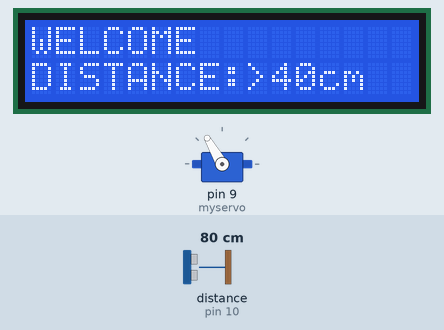
This sketch was run on a simulated Arduino Uno, built with avr-gcc and run on an emulated ATmega328P. Shown: 16×2 character LCD, servo. Wiring (inferred from the names in the program): ultrasonic range finder: trigger pin 13; echo pin 10. Inputs (shaded band) come from the test bench; at power-on: distance to the obstacle (sensor on pin 10) 80 cm. The echo pulse lasts 58.3 µs per cm; what the sketch prints to the serial monitor is not drawn.

Above: at 1.2 s.
1.3 s: distance to the obstacle (sensor on pin 10) set to 23 cm
At 3.6 s:
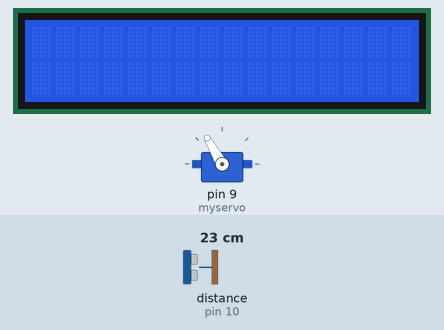
5.6 s: distance to the obstacle (sensor on pin 10) set to 19 cm
At 7.3 s:
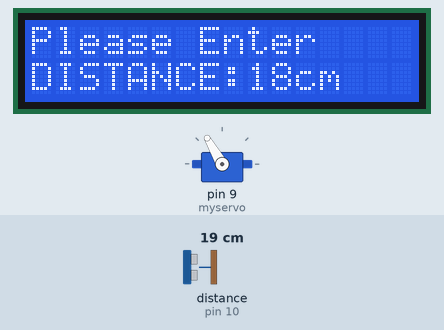
9.9 s: distance to the obstacle (sensor on pin 10) set to 2 cm
At 11.7 s:
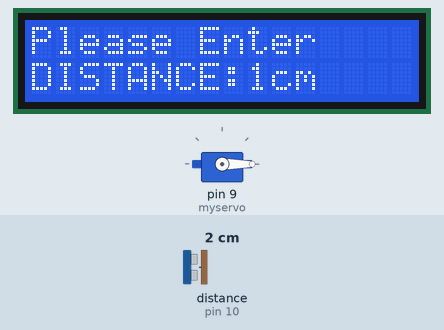
Timing chart, 0 to 13.2 s (numbered marks = the images above; inputs shaded):
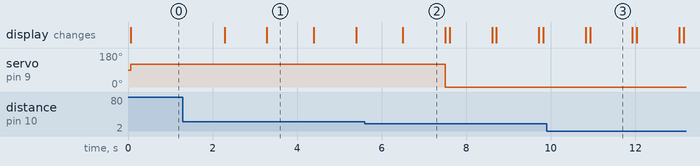

Measured:
- the behaviour switches between 21 and 20 cm on distance to the obstacle (sensor on pin 10) (found by bisection; images 1 and 2)
- after the input at 1.3 s, the display: first changes after 0.99 s (image 1 shows a later state)
- after the input at 5.6 s, servo on pin 9 (myservo): 120° → 0° after 1.9 s; the display: changes after 0.90 s (image 2)
- after the input at 9.9 s, the display: first differs from a run without the input after 1.0 s (image 3)
- what the display in image 1 shows lasts 1.1 s, from 3.3 s to 4.4 s
- what the display in image 2 shows lasts 1.0 s, from 6.5 s to 7.5 s

The sketch:

door.ino
```cpp
#include <LiquidCrystal.h>
#include <Servo.h>
Servo myservo;

const int rs = 12, en = 11, d4 = 5, d5 = 5, d6 = 3, d7 = 2;

LiquidCrystal lcd(rs, en, d4, d5, d6, d7);
int trigPin = 13;
int echoPin = 10;

void setup() {
  pinMode(trigPin, OUTPUT);
  pinMode(echoPin, INPUT);
  lcd.begin(16, 2);
  myservo.attach(9);
  Serial.begin(9600);
}

void loop()
{
  long duration, distance;
  digitalWrite(trigPin, LOW);
  delayMicroseconds(2);
  digitalWrite(trigPin, HIGH);
  delayMicroseconds(10);
  digitalWrite(trigPin, LOW);
  duration = pulseIn(echoPin, HIGH);
  distance = (duration / 2) / 29.412;

  if (distance > 41) {
    lcd.setCursor(0, 0);
    lcd.print("WELCOME");
    lcd.setCursor(0, 2);
    lcd.print("DISTANCE:");
    lcd.print(">40cm");
  }

  else if(distance<=40 || distance>10)
  {
    lcd.setCursor(0, 0);
    lcd.print("Please Enter");
    lcd.setCursor(0, 2);
    lcd.print("DISTANCE:");
    lcd.print(distance);
    lcd.print("cm");
    delay(1000);
    lcd.clear();

  }

  if(distance>=20)
  {
    myservo.write(120);
    delay(1000);
  }

  else
  {
    myservo.write(0);

  }

  Serial.print("distance");
  Serial.println(distance);

  delay(100);

}
```
